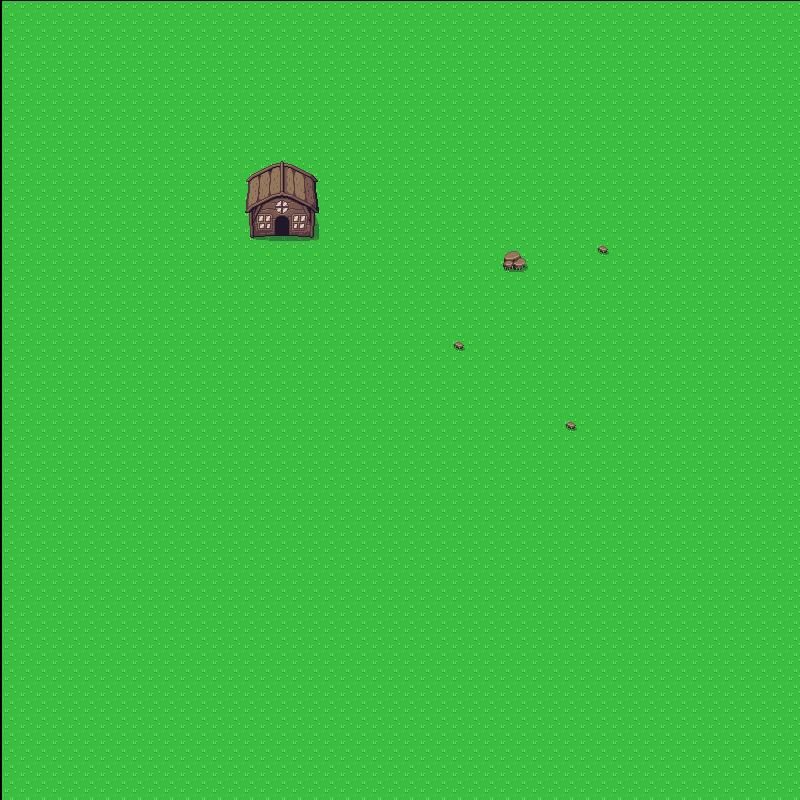

The image is a tile-based game level rendered from a .tmx file. Its description and source (layers, tilesets, objects; grid data summarised) follow:
An orthogonal 50x50 tile map with 16x16 px tiles, 3 tile layers (Ground, Layer 1, Layer 2) and 7 objects (5x Collider).

<map version="1.2" tiledversion="1.2.4" orientation="orthogonal" renderorder="right-down" width="50" height="50" tilewidth="16" tileheight="16" infinite="0" nextlayerid="9" nextobjectid="10">
 <tileset firstgid="1" source="Overworld.tsx" />
 <layer id="1" name="Ground" width="50" height="50">
  <data>[2500 cells, 2500 non-empty, 1 distinct tile ids]</data>
 </layer>
 <layer id="2" name="Layer 1" width="50" height="50">
  <data>[2500 cells, 22 non-empty, 20 distinct tile ids]</data>
 </layer>
 <imagelayer id="5" name="Image Layer 1" />
 <layer id="3" name="Layer 2" width="50" height="50">
  <data>[2500 cells, 10 non-empty, 10 distinct tile ids]</data>
 </layer>
 <objectgroup id="4" name="Collision">
  <object id="1" type="Collider" x="240" y="176" width="80" height="64" />
  <object id="2" type="Collider" x="448" y="336" width="16" height="16" />
  <object id="3" type="Collider" x="592" y="240" width="16" height="16" />
  <object id="4" type="Collider" x="560" y="416" width="16" height="16" />
  <object id="5" type="Collider" x="496" y="248.5" width="32" height="23.5" />
  <object id="8" gid="1441" x="70.5" y="172" width="93" height="128" />
  <object id="9" x="247" y="342" width="69" height="81">
   <ellipse />
  </object>
 </objectgroup>
 <objectgroup id="8" name="Object Layer 2" />
</map>
